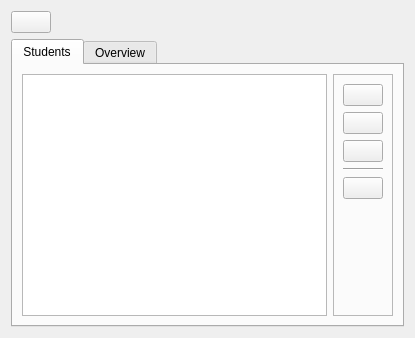
<?xml version="1.0" encoding="UTF-8"?>
<ui version="4.0">
 <class>classControls</class>
 <widget class="QWidget" name="classControls">
  <property name="geometry">
   <rect>
    <x>0</x>
    <y>0</y>
    <width>415</width>
    <height>338</height>
   </rect>
  </property>
  <property name="windowTitle">
   <string notr="true"/>
  </property>
  <layout class="QGridLayout" name="gridLayout">
   <item row="1" column="0">
    <widget class="QTabWidget" name="tabWidget">
     <property name="sizePolicy">
      <sizepolicy hsizetype="Expanding" vsizetype="Expanding">
       <horstretch>0</horstretch>
       <verstretch>0</verstretch>
      </sizepolicy>
     </property>
     <property name="currentIndex">
      <number>0</number>
     </property>
     <widget class="QWidget" name="studentsTab">
      <attribute name="title">
       <string>Students</string>
      </attribute>
      <layout class="QGridLayout" name="gridLayout_2">
       <item row="0" column="0">
        <widget class="QTableWidget" name="studentsTable">
         <property name="sizePolicy">
          <sizepolicy hsizetype="Expanding" vsizetype="Expanding">
           <horstretch>0</horstretch>
           <verstretch>0</verstretch>
          </sizepolicy>
         </property>
         <property name="sizeAdjustPolicy">
          <enum>QAbstractScrollArea::AdjustToContents</enum>
         </property>
         <property name="editTriggers">
          <set>QAbstractItemView::NoEditTriggers</set>
         </property>
         <property name="showDropIndicator" stdset="0">
          <bool>false</bool>
         </property>
         <property name="dragDropOverwriteMode">
          <bool>false</bool>
         </property>
         <property name="alternatingRowColors">
          <bool>true</bool>
         </property>
         <property name="selectionMode">
          <enum>QAbstractItemView::SingleSelection</enum>
         </property>
         <property name="selectionBehavior">
          <enum>QAbstractItemView::SelectRows</enum>
         </property>
        </widget>
       </item>
       <item row="0" column="1">
        <widget class="QFrame" name="controlFrame">
         <property name="sizePolicy">
          <sizepolicy hsizetype="Fixed" vsizetype="Preferred">
           <horstretch>0</horstretch>
           <verstretch>0</verstretch>
          </sizepolicy>
         </property>
         <property name="frameShape">
          <enum>QFrame::StyledPanel</enum>
         </property>
         <property name="frameShadow">
          <enum>QFrame::Raised</enum>
         </property>
         <layout class="QVBoxLayout" name="verticalLayout">
          <item alignment="Qt::AlignTop">
           <widget class="QFrame" name="buttonsFrame">
            <property name="frameShape">
             <enum>QFrame::NoFrame</enum>
            </property>
            <property name="frameShadow">
             <enum>QFrame::Plain</enum>
            </property>
            <layout class="QVBoxLayout" name="verticalLayout_2">
             <property name="leftMargin">
              <number>0</number>
             </property>
             <property name="topMargin">
              <number>0</number>
             </property>
             <property name="rightMargin">
              <number>0</number>
             </property>
             <property name="bottomMargin">
              <number>0</number>
             </property>
             <item>
              <widget class="QPushButton" name="addButton">
               <property name="toolTip">
                <string>Add student</string>
               </property>
               <property name="text">
                <string notr="true"/>
               </property>
               <property name="icon">
                <iconset resource="../../../res.qrc">
                 <normaloff>:/res/images/plus.png</normaloff>:/res/images/plus.png</iconset>
               </property>
               <property name="iconSize">
                <size>
                 <width>26</width>
                 <height>26</height>
                </size>
               </property>
              </widget>
             </item>
             <item>
              <widget class="QPushButton" name="removeButton">
               <property name="toolTip">
                <string>Remove student</string>
               </property>
               <property name="text">
                <string notr="true"/>
               </property>
               <property name="icon">
                <iconset resource="../../../res.qrc">
                 <normaloff>:/res/images/remove.png</normaloff>:/res/images/remove.png</iconset>
               </property>
               <property name="iconSize">
                <size>
                 <width>26</width>
                 <height>26</height>
                </size>
               </property>
              </widget>
             </item>
             <item>
              <widget class="QPushButton" name="editButton">
               <property name="toolTip">
                <string>Edit student</string>
               </property>
               <property name="text">
                <string notr="true"/>
               </property>
               <property name="icon">
                <iconset resource="../../../res.qrc">
                 <normaloff>:/res/images/edit.png</normaloff>:/res/images/edit.png</iconset>
               </property>
               <property name="iconSize">
                <size>
                 <width>26</width>
                 <height>26</height>
                </size>
               </property>
              </widget>
             </item>
             <item>
              <widget class="Line" name="spacer1">
               <property name="orientation">
                <enum>Qt::Horizontal</enum>
               </property>
              </widget>
             </item>
             <item>
              <widget class="QPushButton" name="detailsButton">
               <property name="toolTip">
                <string>Details</string>
               </property>
               <property name="text">
                <string notr="true"/>
               </property>
               <property name="icon">
                <iconset resource="../../../res.qrc">
                 <normaloff>:/res/images/stats.png</normaloff>:/res/images/stats.png</iconset>
               </property>
               <property name="iconSize">
                <size>
                 <width>26</width>
                 <height>26</height>
                </size>
               </property>
              </widget>
             </item>
            </layout>
           </widget>
          </item>
         </layout>
        </widget>
       </item>
      </layout>
     </widget>
     <widget class="QWidget" name="overviewTab">
      <attribute name="title">
       <string>Overview</string>
      </attribute>
      <layout class="QVBoxLayout" name="verticalLayout_3">
       <item>
        <widget class="QFrame" name="exerciseFrame">
         <property name="sizePolicy">
          <sizepolicy hsizetype="Preferred" vsizetype="Fixed">
           <horstretch>0</horstretch>
           <verstretch>0</verstretch>
          </sizepolicy>
         </property>
         <property name="frameShape">
          <enum>QFrame::NoFrame</enum>
         </property>
         <property name="frameShadow">
          <enum>QFrame::Plain</enum>
         </property>
         <layout class="QFormLayout" name="formLayout">
          <property name="leftMargin">
           <number>0</number>
          </property>
          <property name="topMargin">
           <number>0</number>
          </property>
          <property name="rightMargin">
           <number>0</number>
          </property>
          <property name="bottomMargin">
           <number>0</number>
          </property>
          <item row="1" column="0">
           <widget class="QLabel" name="packLabel">
            <property name="text">
             <string>Pack:</string>
            </property>
           </widget>
          </item>
          <item row="1" column="1">
           <widget class="QComboBox" name="packBox">
            <property name="sizePolicy">
             <sizepolicy hsizetype="Fixed" vsizetype="Fixed">
              <horstretch>0</horstretch>
              <verstretch>0</verstretch>
             </sizepolicy>
            </property>
           </widget>
          </item>
          <item row="3" column="0">
           <widget class="QLabel" name="lessonLabel">
            <property name="text">
             <string>Lesson:</string>
            </property>
           </widget>
          </item>
          <item row="3" column="1">
           <widget class="QComboBox" name="lessonBox">
            <property name="sizePolicy">
             <sizepolicy hsizetype="Fixed" vsizetype="Fixed">
              <horstretch>0</horstretch>
              <verstretch>0</verstretch>
             </sizepolicy>
            </property>
           </widget>
          </item>
          <item row="5" column="1">
           <widget class="QComboBox" name="exerciseBox">
            <property name="sizePolicy">
             <sizepolicy hsizetype="Fixed" vsizetype="Fixed">
              <horstretch>0</horstretch>
              <verstretch>0</verstretch>
             </sizepolicy>
            </property>
           </widget>
          </item>
          <item row="4" column="1">
           <widget class="QComboBox" name="sublessonBox">
            <property name="sizePolicy">
             <sizepolicy hsizetype="Fixed" vsizetype="Fixed">
              <horstretch>0</horstretch>
              <verstretch>0</verstretch>
             </sizepolicy>
            </property>
           </widget>
          </item>
          <item row="5" column="0">
           <widget class="QLabel" name="exerciseLabel">
            <property name="text">
             <string>Exercise:</string>
            </property>
           </widget>
          </item>
          <item row="4" column="0">
           <widget class="QLabel" name="sublessonLabel">
            <property name="text">
             <string>Sublesson:</string>
            </property>
           </widget>
          </item>
         </layout>
        </widget>
       </item>
       <item alignment="Qt::AlignLeft">
        <widget class="QPushButton" name="refreshButton">
         <property name="sizePolicy">
          <sizepolicy hsizetype="Fixed" vsizetype="Fixed">
           <horstretch>0</horstretch>
           <verstretch>0</verstretch>
          </sizepolicy>
         </property>
         <property name="text">
          <string>Refresh</string>
         </property>
        </widget>
       </item>
       <item>
        <widget class="QFrame" name="chartFrame">
         <property name="sizePolicy">
          <sizepolicy hsizetype="Preferred" vsizetype="Preferred">
           <horstretch>0</horstretch>
           <verstretch>0</verstretch>
          </sizepolicy>
         </property>
         <property name="frameShape">
          <enum>QFrame::WinPanel</enum>
         </property>
         <property name="frameShadow">
          <enum>QFrame::Sunken</enum>
         </property>
         <layout class="QHBoxLayout" name="chartLayout"/>
        </widget>
       </item>
      </layout>
     </widget>
    </widget>
   </item>
   <item row="0" column="0" alignment="Qt::AlignLeft">
    <widget class="QFrame" name="toolBar">
     <property name="frameShape">
      <enum>QFrame::NoFrame</enum>
     </property>
     <property name="frameShadow">
      <enum>QFrame::Plain</enum>
     </property>
     <layout class="QHBoxLayout" name="horizontalLayout">
      <property name="leftMargin">
       <number>0</number>
      </property>
      <property name="topMargin">
       <number>0</number>
      </property>
      <property name="rightMargin">
       <number>0</number>
      </property>
      <property name="bottomMargin">
       <number>0</number>
      </property>
      <item>
       <widget class="QPushButton" name="loadExerciseButton">
        <property name="sizePolicy">
         <sizepolicy hsizetype="Fixed" vsizetype="Fixed">
          <horstretch>0</horstretch>
          <verstretch>0</verstretch>
         </sizepolicy>
        </property>
        <property name="toolTip">
         <string>Load exercise</string>
        </property>
        <property name="text">
         <string notr="true"/>
        </property>
        <property name="icon">
         <iconset resource="../../../res.qrc">
          <normaloff>:/res/images/paper.png</normaloff>:/res/images/paper.png</iconset>
        </property>
        <property name="iconSize">
         <size>
          <width>36</width>
          <height>36</height>
         </size>
        </property>
       </widget>
      </item>
     </layout>
    </widget>
   </item>
  </layout>
 </widget>
 <resources>
  <include location="../../../res.qrc"/>
 </resources>
 <connections/>
</ui>
